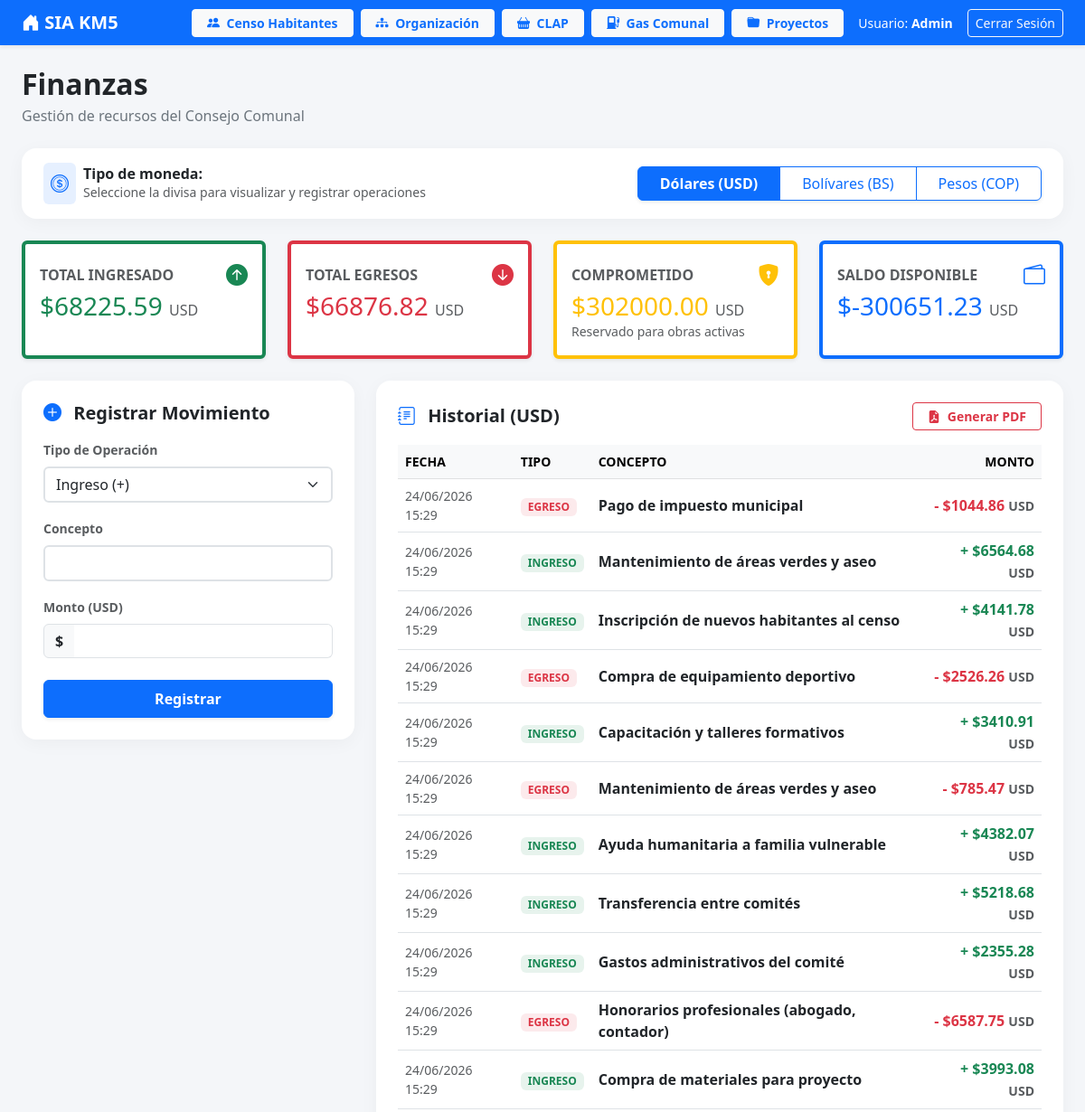
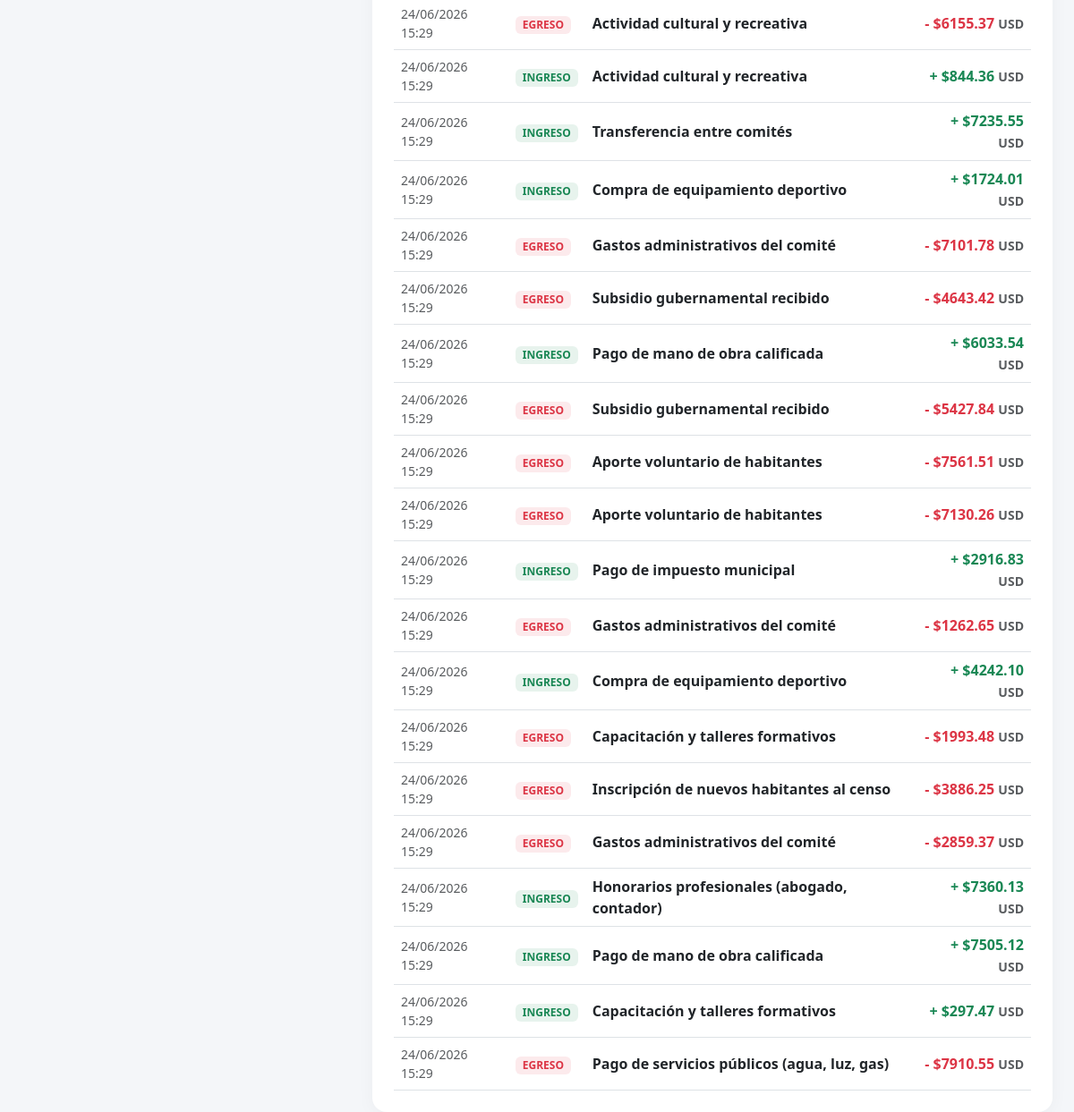
The page /habitantes/finanzas/ (signed in) on the database its author committed (2 pictures, top to bottom).
### comunidad/models.py (models this page shows, shortened)
class MovimientoFinanciero(models.Model):
    TIPO_CHOICES = [
        ('INGRESO', 'Ingreso (+)'),
        ('EGRESO', 'Egreso (-)'),
    ]
    MONEDA_CHOICES = [
        ('USD', 'Dólares (USD)'),
        ('BS', 'Bolívares (BS)'),
        ('COP', 'Pesos Colombianos (COP)'),
    ]
    tipo = models.CharField(max_length=10, choices=TIPO_CHOICES, verbose_name="Tipo de Movimiento")
    concepto = models.CharField(max_length=255, verbose_name="Concepto / Descripción")
    monto = models.DecimalField(max_digits=15, decimal_places=2, verbose_name="Monto")
    moneda = models.CharField(max_length=3, choices=MONEDA_CHOICES, default='USD', verbose_name="Moneda")
    fecha_registro = models.DateTimeField(default=timezone.now, verbose_name="Fecha de Registro")
    usuario_registrador = models.CharField(max_length=150, verbose_name="Registrado por")
    class Meta:
        verbose_name = "Movimiento Financiero"
        verbose_name_plural = "Movimientos Financieros"

### comunidad/views.py (the view)
# urls.py: path('finanzas/', views.panel_finanzas, {'moneda': 'USD'}, name='panel_finanzas'),
@login_required(login_url='login')
def panel_finanzas(request, moneda='USD'):
    tiene_finanzas = Voceria.objects.filter(comite_codigo__icontains='finan').exists()
    tiene_contraloria = Voceria.objects.filter(comite_codigo__icontains='contra').exists()
    permite_registro = tiene_finanzas and tiene_contraloria
    movimientos = MovimientoFinanciero.objects.filter(moneda=moneda.upper()).order_by('-fecha_registro')
    total_ingresos = movimientos.filter(tipo='INGRESO').aggregate(s=Sum('monto'))['s'] or 0
    total_egresos = movimientos.filter(tipo='EGRESO').aggregate(s=Sum('monto'))['s'] or 0
    fondos_comprometidos = 0
    if moneda.upper() == 'USD':
        fondos_comprometidos = Proyecto.objects.filter(
            estado__in=['APROBADO', 'EN_EJECUCION']
        ).aggregate(total=Sum('recursos_usd'))['total'] or 0
    saldo_real_disponible = (total_ingresos - total_egresos) - fondos_comprometidos
    contexto = {
        'movimientos': movimientos,
        'total_ingresos': total_ingresos,
        'total_egresos': total_egresos,
        'fondos_comprometidos': fondos_comprometidos,
        'saldo_real_disponible': saldo_real_disponible,
        'permite_registro': permite_registro,
        'moneda_activa': moneda.upper(),
    }
    return render(request, 'comunidad/finanzas.html', contexto)

### comunidad/templates/comunidad/finanzas.html (shortened to what this page needs)
<!DOCTYPE html>
<html lang="es">
<head>
    <link href="https://cdn.jsdelivr.net/npm/bootstrap@5.3.0/dist/css/bootstrap.min.css" rel="stylesheet">
    <link rel="stylesheet" href="https://cdn.jsdelivr.net/npm/bootstrap-icons@1.11.1/font/bootstrap-icons.css">
</head>
<body>
    <nav class="navbar navbar-expand-lg navbar-dark bg-primary shadow-sm mb-4">
        <div class="container-fluid px-4">
            <span class="navbar-brand mb-0 h1 fw-bold"><i class="bi bi-house-door-fill"></i> SIA KM5</span>
            <div class="collapse navbar-collapse" id="navbarNav">
                <div class="d-flex align-items-center ms-auto flex-wrap gap-2">
                    <a href="{% url 'lista_habitantes' %}" class="btn btn-light btn-sm fw-bold text-primary px-3"><i class="bi bi-people-fill me-1"></i> Censo Habitantes</a>
                    <a href="{% url 'organizacion' %}" class="btn btn-light btn-sm fw-bold text-primary px-3"><i class="bi bi-diagram-3-fill me-1"></i> Organización</a>
                    <a href="{% url 'gestion_clap' %}" class="btn btn-light btn-sm fw-bold text-primary px-3"><i class="bi bi-basket-fill me-1"></i> CLAP</a>
                    <a href="{% url 'censo_bombonas' %}" class="btn btn-light btn-sm fw-bold text-primary px-3"><i class="bi bi-fuel-pump-fill me-1"></i> Gas Comunal</a>
                    <a href="{% url 'lista_proyectos' %}" class="btn btn-light btn-sm fw-bold text-primary px-3"><i class="bi bi-folder-fill me-1"></i> Proyectos</a>
                    <span class="text-white ms-2 me-2 small d-none d-md-inline">Usuario: <strong>{{ user.username }}</strong></span>
                    <a href="{% url 'logout' %}" class="btn btn-outline-light btn-sm">Cerrar Sesión</a>
                </div>
            </div>
        </div>
    </nav>
    <div class="container-fluid px-4">
        <div class="d-flex align-items-center justify-content-between mb-4">
            <div>
                <h2 class="fw-bold text-dark mb-1">Finanzas</h2>
                <p class="text-secondary mb-0">Gestión de recursos del Consejo Comunal</p>
            </div>
        </div>
        <div class="card section-card mb-4 bg-white border-0 py-3">
            <div class="d-flex flex-column flex-md-row align-items-md-center justify-content-between gap-3">
                <div class="d-flex align-items-center gap-2">
                    <div class="bg-primary bg-opacity-10 p-2 rounded text-primary"><i class="bi bi-coin fs-5"></i></div>
                    <div>
                        <h6 class="fw-bold mb-0 text-dark">Tipo de moneda:</h6>
                        <p class="text-muted small mb-0">Seleccione la divisa para visualizar y registrar operaciones</p>
                    </div>
                </div>
                <div class="btn-group shadow-sm" role="group">
                    <a href="{% url 'panel_finanzas_moneda' 'USD' %}" class="btn px-4 {% if moneda_activa == 'USD' %}btn-primary fw-bold{% else %}btn-outline-primary{% endif %}">Dólares (USD)</a>
                    <a href="{% url 'panel_finanzas_moneda' 'BS' %}" class="btn px-4 {% if moneda_activa == 'BS' %}btn-primary fw-bold{% else %}btn-outline-primary{% endif %}">Bolívares (BS)</a>
                    <a href="{% url 'panel_finanzas_moneda' 'COP' %}" class="btn px-4 {% if moneda_activa == 'COP' %}btn-primary fw-bold{% else %}btn-outline-primary{% endif %}">Pesos (COP)</a>
                </div>
            </div>
        </div>
        <div class="row g-4 mb-4 justify-content-center">
            <div class="col-md-3">
                <div class="card p-3 border-start border-success border-4 shadow-sm h-100">
                    <div class="d-flex justify-content-between align-items-center">
                        <h6 class="text-muted text-uppercase fw-bold mb-0">Total Ingresado</h6>
                        <i class="bi bi-arrow-up-circle-fill text-success fs-4"></i>
                    </div>
                    <h3 class="text-success mb-0">{% if moneda_activa == 'USD' %}${% endif %}{{ total_ingresos|floatformat:2 }} <span class="fs-6 text-muted">{{ moneda_activa }}</span></h3>
                </div>
            </div>
            <div class="col-md-3">
                <div class="card p-3 border-start border-danger border-4 shadow-sm h-100">
                    <div class="d-flex justify-content-between align-items-center">
                        <h6 class="text-muted text-uppercase fw-bold mb-0">Total Egresos</h6>
                        <i class="bi bi-arrow-down-circle-fill text-danger fs-4"></i>
                    </div>
                    <h3 class="text-danger mb-0">{% if moneda_activa == 'USD' %}${% endif %}{{ total_egresos|floatformat:2 }} <span class="fs-6 text-muted">{{ moneda_activa }}</span></h3>
                </div>
            </div>
            {% if moneda_activa == 'USD' %}
            <div class="col-md-3">
                <div class="card p-3 border-start border-warning border-4 shadow-sm h-100">
                    <div class="d-flex justify-content-between align-items-center">
                        <h6 class="text-muted text-uppercase fw-bold mb-0">Comprometido</h6>
                        <i class="bi bi-shield-lock-fill text-warning fs-4"></i>
                    </div>
                    <h3 class="text-warning mb-0">{% if moneda_activa == 'USD' %}${% endif %}{{ fondos_comprometidos|floatformat:2 }} <span class="fs-6 text-muted">USD</span></h3>
                    <small class="text-muted">Reservado para obras activas</small>
                </div>
            </div>
            {% endif %}
            <div class="col-md-3">
                <div class="card p-3 border-start border-primary border-4 shadow-sm h-100">
                    <div class="d-flex justify-content-between align-items-center">
                        <h6 class="text-muted text-uppercase fw-bold mb-0">Saldo Disponible</h6>
                        <i class="bi bi-wallet2 text-primary fs-4"></i>
                    </div>
                    <h3 class="text-primary mb-0">{% if moneda_activa == 'USD' %}${% endif %}{{ saldo_real_disponible|floatformat:2 }} <span class="fs-6 text-muted">{{ moneda_activa }}</span></h3>
                </div>
            </div>
        </div>
        <div class="row g-4">
            <div class="col-lg-4">
                <div class="card section-card mb-4">
                    <h5 class="fw-bold text-dark mb-3"><i class="bi bi-plus-circle-fill text-primary me-2"></i> Registrar Movimiento</h5>
                    {% if permite_registro %}
                    <form action="{% url 'guardar_movimiento' moneda_activa %}" method="POST">
                        <div class="mb-3">
                            <label class="form-label small fw-bold text-muted">Tipo de Operación</label>
                            <select class="form-select border-2" name="tipo" required>
                                <option value="INGRESO">Ingreso (+)</option>
                            </select>
                        </div>
                        <div class="mb-3">
                            <label class="form-label small fw-bold text-muted">Concepto</label>
                            <input type="text" class="form-control border-2" name="concepto" required autocomplete="off">
                        </div>
                        <div class="mb-4">
                            <label class="form-label small fw-bold text-muted">Monto ({{ moneda_activa }})</label>
                            <div class="input-group border-2">
                                <span class="input-group-text bg-light fw-bold">{% if moneda_activa == 'USD' %}${% else %}{{ moneda_activa }}{% endif %}</span>
                                <input type="number" step="0.01" min="0.01" class="form-control border-start-0" name="monto" required>
                            </div>
                        </div>
                        <button type="submit" class="btn btn-primary w-100 py-2 fw-bold shadow-sm">Registrar</button>
                    </form>
                    {% endif %}
                </div>
            </div>
            <div class="col-lg-8">
                <div class="card section-card">
                    <div class="d-flex justify-content-between align-items-center mb-3">
                        <h5 class="fw-bold text-dark mb-0"><i class="bi bi-journal-text text-primary me-2"></i> Historial ({{ moneda_activa }})</h5>
                        <a href="{% url 'exportar_finanzas_pdf' moneda=moneda_activa %}" target="_blank" class="btn btn-outline-danger btn-sm px-3 fw-bold">
                            <i class="bi bi-file-earmark-pdf-fill me-1"></i> Generar PDF
                        </a>
                    </div>
                    <div class="table-responsive">
                        <table class="table table-hover align-middle mb-0">
                            <thead class="table-light text-muted small text-uppercase">
                                <tr><th>Fecha</th><th>Tipo</th><th>Concepto</th><th class="text-end">Monto</th></tr>
                            </thead>
                            <tbody>
                                {% for movimiento in movimientos %}
                                <tr>
                                    <td class="small text-muted">{{ movimiento.fecha_registro|date:"d/m/Y H:i" }}</td>
                                    <td>
                                        {% if movimiento.tipo == 'INGRESO' %}
                                        <span class="badge bg-success bg-opacity-10 text-success px-2 py-1">INGRESO</span>
                                        {% else %}
                                        <span class="badge bg-danger bg-opacity-10 text-danger px-2 py-1">EGRESO</span>
                                        {% endif %}
                                    </td>
                                    <td class="fw-bold text-dark">{{ movimiento.concepto }}</td>
                                    <td class="text-end fw-bold {% if movimiento.tipo == 'INGRESO' %}text-success{% else %}text-danger{% endif %}">
                                        {% if movimiento.tipo == 'INGRESO' %}+{% else %}-{% endif %} {% if moneda_activa == 'USD' %}${% endif %}{{ movimiento.monto }} <span class="small text-muted">{{ moneda_activa }}</span>
                                    </td>
                                </tr>
                                {% endfor %}
                            </tbody>
                        </table>
                    </div>
                </div>
            </div>
        </div>
    </div>
</body>
</html>

### comunidad/templates/comunidad/finanzas.html (style rules this page uses)
body { background-color: #f4f6f9; font-family: 'Segoe UI', sans-serif; }
.section-card { background: white; border: none; border-radius: 16px; box-shadow: 0 4px 20px rgba(0,0,0,0.04); padding: 24px; }

### rows shown on the page
MovimientoFinanciero: fecha_registro "24/06/2026 15:29", tipo "EGRESO", concepto "Pago de impuesto municipal", monto "1044.86", moneda "USD"
MovimientoFinanciero: fecha_registro "24/06/2026 15:29", tipo "INGRESO", concepto "Mantenimiento de áreas verdes y aseo", monto "6564.68", moneda "USD"
MovimientoFinanciero: fecha_registro "24/06/2026 15:29", tipo "INGRESO", concepto "Inscripción de nuevos habitantes al censo", monto "4141.78", moneda "USD"
MovimientoFinanciero: fecha_registro "24/06/2026 15:29", tipo "EGRESO", concepto "Compra de equipamiento deportivo", monto "2526.26", moneda "USD"
MovimientoFinanciero: fecha_registro "24/06/2026 15:29", tipo "INGRESO", concepto "Capacitación y talleres formativos", monto "3410.91", moneda "USD"
MovimientoFinanciero: fecha_registro "24/06/2026 15:29", tipo "EGRESO", concepto "Mantenimiento de áreas verdes y aseo", monto "785.47", moneda "USD"
MovimientoFinanciero: fecha_registro "24/06/2026 15:29", tipo "INGRESO", concepto "Ayuda humanitaria a familia vulnerable", monto "4382.07", moneda "USD"
MovimientoFinanciero: fecha_registro "24/06/2026 15:29", tipo "INGRESO", concepto "Transferencia entre comités", monto "5218.68", moneda "USD"
MovimientoFinanciero: fecha_registro "24/06/2026 15:29", tipo "INGRESO", concepto "Gastos administrativos del comité", monto "2355.28", moneda "USD"
MovimientoFinanciero: fecha_registro "24/06/2026 15:29", tipo "EGRESO", concepto "Honorarios profesionales (abogado, contador)", monto "6587.75", moneda "USD"
MovimientoFinanciero: fecha_registro "24/06/2026 15:29", tipo "INGRESO", concepto "Compra de materiales para proyecto", monto "3993.08", moneda "USD"
MovimientoFinanciero: fecha_registro "24/06/2026 15:29", tipo "EGRESO", concepto "Actividad cultural y recreativa", monto "6155.37", moneda "USD"
MovimientoFinanciero: fecha_registro "24/06/2026 15:29", tipo "INGRESO", concepto "Actividad cultural y recreativa", monto "844.36", moneda "USD"
MovimientoFinanciero: fecha_registro "24/06/2026 15:29", tipo "INGRESO", concepto "Transferencia entre comités", monto "7235.55", moneda "USD"
MovimientoFinanciero: fecha_registro "24/06/2026 15:29", tipo "INGRESO", concepto "Compra de equipamiento deportivo", monto "1724.01", moneda "USD"
MovimientoFinanciero: fecha_registro "24/06/2026 15:29", tipo "EGRESO", concepto "Gastos administrativos del comité", monto "7101.78", moneda "USD"
MovimientoFinanciero: fecha_registro "24/06/2026 15:29", tipo "EGRESO", concepto "Subsidio gubernamental recibido", monto "4643.42", moneda "USD"
MovimientoFinanciero: fecha_registro "24/06/2026 15:29", tipo "INGRESO", concepto "Pago de mano de obra calificada", monto "6033.54", moneda "USD"
MovimientoFinanciero: fecha_registro "24/06/2026 15:29", tipo "EGRESO", concepto "Subsidio gubernamental recibido", monto "5427.84", moneda "USD"
MovimientoFinanciero: fecha_registro "24/06/2026 15:29", tipo "EGRESO", concepto "Aporte voluntario de habitantes", monto "7561.51", moneda "USD"
MovimientoFinanciero: fecha_registro "24/06/2026 15:29", tipo "EGRESO", concepto "Aporte voluntario de habitantes", monto "7130.26", moneda "USD"
MovimientoFinanciero: fecha_registro "24/06/2026 15:29", tipo "INGRESO", concepto "Pago de impuesto municipal", monto "2916.83", moneda "USD"
MovimientoFinanciero: fecha_registro "24/06/2026 15:29", tipo "EGRESO", concepto "Gastos administrativos del comité", monto "1262.65", moneda "USD"
MovimientoFinanciero: fecha_registro "24/06/2026 15:29", tipo "INGRESO", concepto "Compra de equipamiento deportivo", monto "4242.10", moneda "USD"
MovimientoFinanciero: fecha_registro "24/06/2026 15:29", tipo "EGRESO", concepto "Capacitación y talleres formativos", monto "1993.48", moneda "USD"
MovimientoFinanciero: fecha_registro "24/06/2026 15:29", tipo "EGRESO", concepto "Inscripción de nuevos habitantes al censo", monto "3886.25", moneda "USD"
MovimientoFinanciero: fecha_registro "24/06/2026 15:29", tipo "EGRESO", concepto "Gastos administrativos del comité", monto "2859.37", moneda "USD"
MovimientoFinanciero: fecha_registro "24/06/2026 15:29", tipo "INGRESO", concepto "Honorarios profesionales (abogado, contador)", monto "7360.13", moneda "USD"
MovimientoFinanciero: fecha_registro "24/06/2026 15:29", tipo "INGRESO", concepto "Pago de mano de obra calificada", monto "7505.12", moneda "USD"
MovimientoFinanciero: fecha_registro "24/06/2026 15:29", tipo "INGRESO", concepto "Capacitación y talleres formativos", monto "297.47", moneda "USD"
MovimientoFinanciero: fecha_registro "24/06/2026 15:29", tipo "EGRESO", concepto "Pago de servicios públicos (agua, luz, gas)", monto "7910.55", moneda "USD"

### other values the page prints
{{ user.username }} "Admin"
{{ total_ingresos|floatformat:2 }} "68225.59"
{{ moneda_activa }} "USD"
{{ total_egresos|floatformat:2 }} "66876.82"
{{ fondos_comprometidos|floatformat:2 }} "302000.00"
{{ saldo_real_disponible|floatformat:2 }} "-300651.23"
